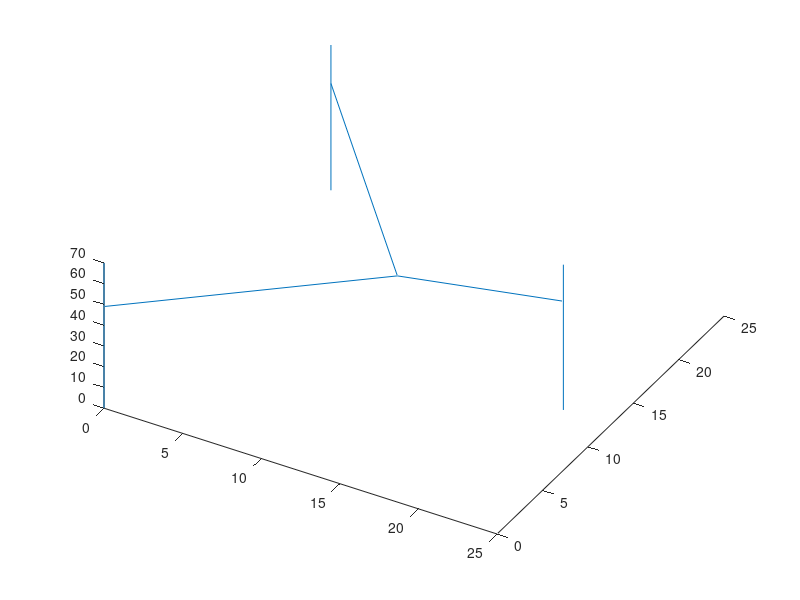

Write MATLAB code to recreate this figure. (Note: this script raises an error after producing the figure.)
r = 30;

x1 = 0; y1 = 0;
x2 = 0; y2 = 25;
x3 = 22; y3 = 12.5;

kolumna1 = line([0 0], [0 0], [0 70]);
kolumna2 = line([0 0], [25 25], [0 70]);
kolumna3 = line([22 22], [12.5 12.5], [0 70]);
view(30,60)

xc = 10;
yc = 15;
zc = 25;

z1 = zc + sqrt(r^2 - (x1-xc)^2 - (y1-yc)^2);
z2 = zc + sqrt(r^2 - (x2-xc)^2 - (y2-yc)^2);
z3 = zc + sqrt(r^2 - (x3-xc)^2 - (y3-yc)^2);

ramie1 = line([x1 xc], [y1 yc], [z1 zc]);
ramie2 = line([x2 xc], [y2 yc], [z2 zc]);
ramie3 = line([x3 xc], [y3 yc], [z3 zc]);

for t = 0:0.1:2*pi
    
    xc = 10 + 3 * sin(t);
    yc = 15 + 3 * cos(t);
    zc = 25 + 3 * cos(t);
    
    z1 = zc + sqrt(r^2 - (x1-xc)^2 - (y1-yc)^2);
    z2 = zc + sqrt(r^2 - (x2-xc)^2 - (y2-yc)^2);
    z3 = zc + sqrt(r^2 - (x3-xc)^2 - (y3-yc)^2);
    
    if (t > 0)
        kroki1 = round(200*(z1-stare1));
        kroki2 = round(200*(z2-stare2));
        kroki3 = round(200*(z3-stare3));
        
        fprintf(s,'x%d y%d z%d\n',[kroki1 kroki2 kroki3]);
        
        while(s.BytesAvailable == 0) % czekanie na wartosci rozne od zera(dane)
        end
        
        while(s.BytesAvailable > 0) % wczytanie ok z drukarki
            fscanf(s);
        end
        
        [kroki1 kroki2 kroki3]
    end
    
    ramie1.XData = [x1 xc];
    ramie1.YData = [y1 yc];
    ramie1.ZData = [z1 zc];
    
    ramie2.XData = [x2 xc];
    ramie2.YData = [y2 yc];
    ramie2.ZData = [z2 zc];
    
    ramie3.XData = [x3 xc];
    ramie3.YData = [y3 yc];
    ramie3.ZData = [z3 zc];
    
    drawnow
    
    stare1 = z1;
    stare2 = z2;
    stare3 = z3;
end